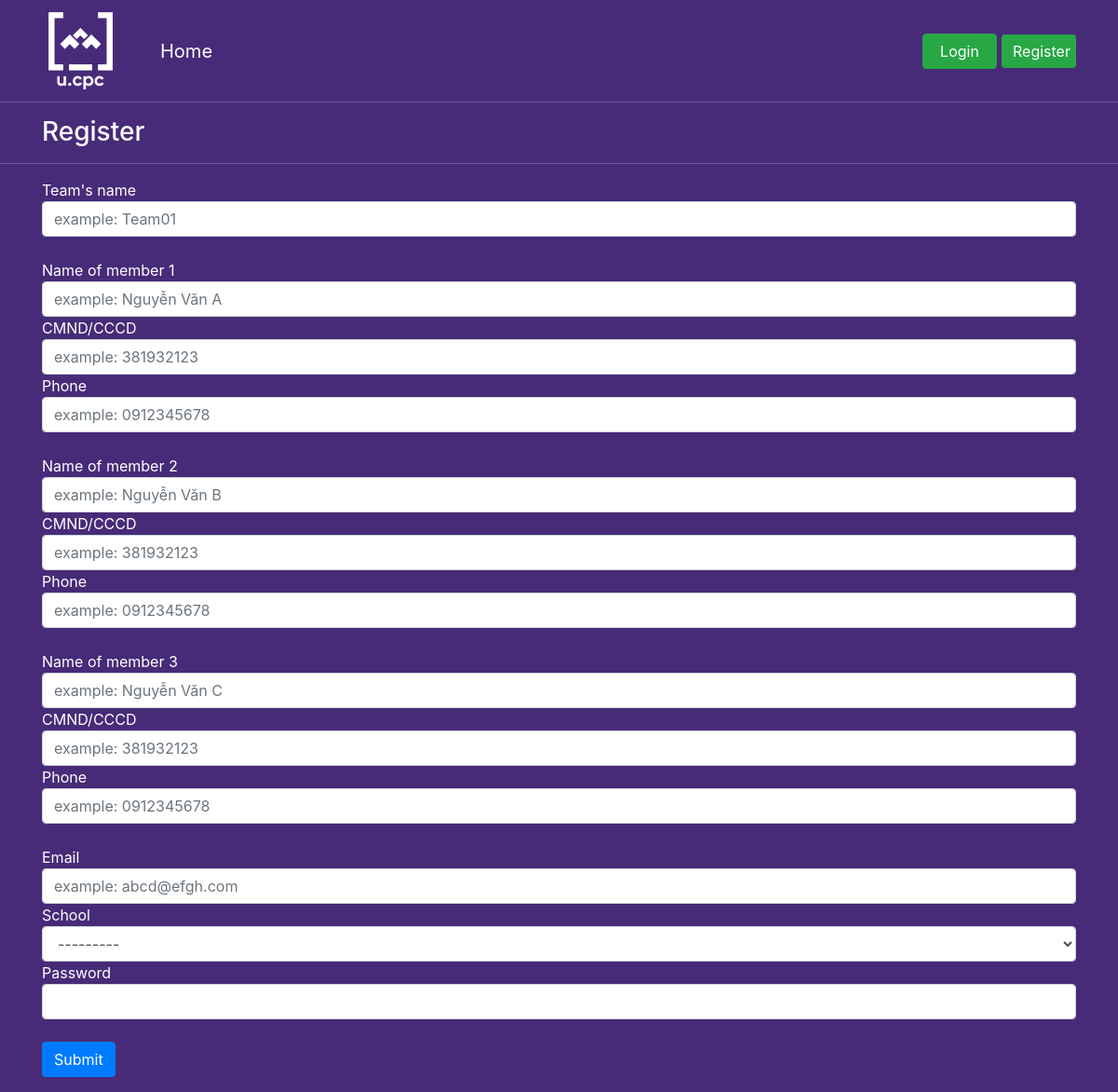
/register/, run on an earlier commit of the app's database.
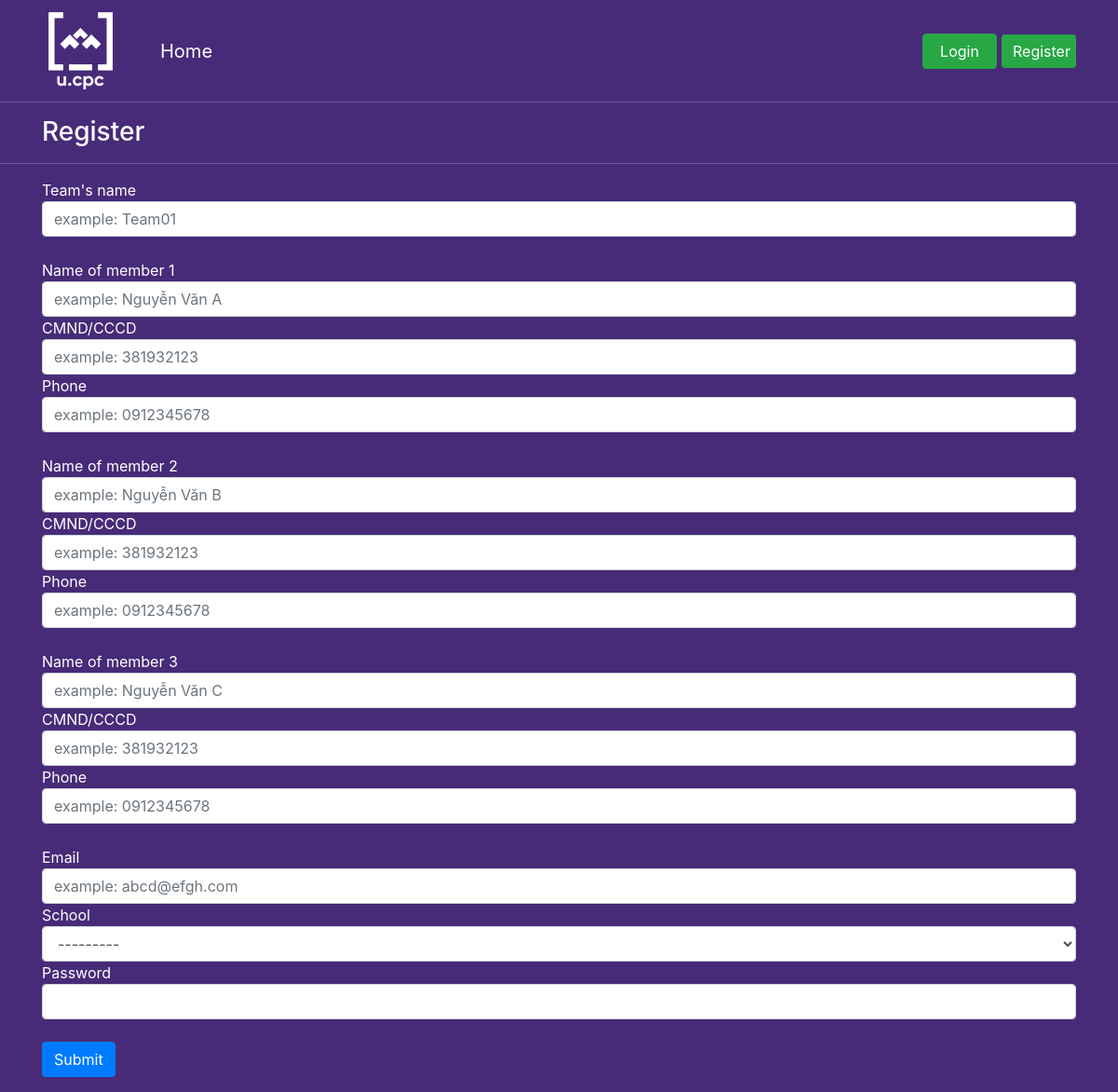
And on a later commit of the database.
### register/models.py (models this page shows)
class School(models.Model):
    id = models.AutoField(primary_key=True)
    school = models.CharField(max_length=50, null=False, blank=False)
    logo_path = models.CharField(max_length=100)
    def __str__(self):
        return self.school

### register/views.py (the view, shortened to what this page needs)
# urls.py: path('register/', views.register.as_view(), name='register'),
class register(View):
    def get(self, request):
        context = {'tf': teamForm}
        return render(request, 'register/register.html', context)

### register/templates/register/register.html (shortened to what this page needs)
{% extends 'register/navigations.html' %}
{% load static %}
{% block content %}
<div class="container" style="margin-top: 15px;">
	<h3>Register</h3>
</div>
<hr>
<div class="form-group">
	<div class="container">
		<form action="{% url 'register:register' %}" method="post">
			{{ tf.team.label }}<br>
			{{ tf.team }}
			<small>{{ tf.team.errors }}</small><br>
			{{ tf.member1.label }}<br>
			{{ tf.member1 }}
			{{ tf.cmnd1.label }}<br>
			{{ tf.cmnd1 }}
			{{ tf.phone1.label }}<br>
			{{ tf.phone1 }}
			<small>{{ tf.phone1.errors }}</small><br>
			{{ tf.member2.label }}<br>
			{{ tf.member2 }}
			{{ tf.cmnd2.label }}<br>
			{{ tf.cmnd2 }}
			{{ tf.phone2.label }}<br>
			{{ tf.phone2 }}
			<small>{{ tf.phone2.errors }}</small><br>
			{{ tf.member3.label }}<br>
			{{ tf.member3 }}
			{{ tf.cmnd3.label }}<br>
			{{ tf.cmnd3 }}
			{{ tf.phone3.label }}<br>
			{{ tf.phone3 }}
			<small>{{ tf.phone3.errors }}</small><br>
			{{ tf.email.label }}<br>
			{{ tf.email }}
			{{ tf.school.label }}<br>
			{{ tf.school }}
			{{ tf.password.label }}<br>
			{{ tf.password }}
			<small>{{ tf.password.errors }}</small><br>
			<button type="submit" class="btn btn-primary">Submit</button>
		</form>
	</div>
</div>
{% endblock content %}

### register/templates/register/navigations.html (shortened to what this page needs)
{% extends 'register/main.html' %}
{% load static %}
{% block main %}
<nav class="navbar navbar-expand-lg navbar-dark" style="background-color: #482b78; border-bottom: 1px rgba(255, 255, 255, 0.2) solid;">
    <div class="container">
        <a class="navbar-brand" href="{% url 'register:home' %}">
            <img width="83px" height="83px" src="{% static 'register/images/introduction/logo3.jpg' %}">
        </a>
        <div class="collapse navbar-collapse" id="navbarSupportedContent">
            <ul class="navbar-nav mr-auto">
                <li class="nav-item active">
                    <a class="nav-link" href="{% url 'register:home' %}">Home<span class="sr-only">(current)</span></a>
                </li>
            </ul>
            {% if request.user.is_authenticated %}
            <div class="form-inline my-2 my-lg-0">
                <a href="{% url 'register:profile' %}" class="btn btn-success" style="width:80px;">Profile</a>
            </div>
            <div class="form-inline my-2 my-lg-0">
                <a href="{% url 'register:logout' %}" class="btn" style = "margin-left: 5px; width:80px;">Logout</a>
            </div>
            {% else %}
            <div class="form-inline my-2 my-lg-0">
                <a href="{% url 'register:login' %}" class="btn btn-success" style="width:80px;">Login</a>
            </div>
            <div class="form-inline my-2 my-lg-0">
                <a href="{% url 'register:register' %}" class="btn" style = "margin-left: 5px;width:80px; border: none;">Register</a>
            </div>
            {% endif %}
        </div>
    </div>
</nav>
<div>
    {% block content %}
    {% endblock content %}
</div>
{% endblock main %}

### register/templates/register/main.html (shortened to what this page needs)
<!DOCTYPE html>
{% load static %}
<html>
<head>
	<link rel="stylesheet" href="https://stackpath.bootstrapcdn.com/bootstrap/4.4.1/css/bootstrap.min.css"
>
	<link rel="stylesheet" type="text/css" href="{% static 'register/css/home.css' %}">
	<link rel="stylesheet" type="text/css" href="{% static 'register/css/myStyle.css' %}">
	<link rel="stylesheet" type="text/css" href="{% static 'register/css/main.css' %}">
	<link rel="stylesheet" href="https://cdnjs.cloudflare.com/ajax/libs/font-awesome/4.7.0/css/font-awesome.min.css">
</head>
<body>
	<div>
		{% block main %}
		{% endblock main %}
	</div>
</body>
</html>

### register/static/register/css/home.css (style rules this page uses)
* { margin: 0px; padding: 0px; margin-bottom: 0px; }

### register/static/register/css/myStyle.css (style rules this page uses)
hr { height: 1px; background-color: #6d5593; border: none; }

### register/static/register/css/main.css (style rules this page uses)
html { scroll-behavior: smooth; }
* { margin: 0px; padding: 0px; }
body { box-sizing: border-box; margin: 0; padding: 0; overflow-y: scroll; background-color: #482b78; color: white; }
nav { background-color: #482b78; }
.navbar .btn { color: white; background-color: #28a745; }
.navbar-dark .navbar-collapse .navbar-nav .nav-item .nav-link { color: white; font-size: 20px; margin-left: 20px; }

What changed in the data, as far as the page shows it:
removed School: school "---------"
Also different on the page:
form field school: (not shown) → "---------"
